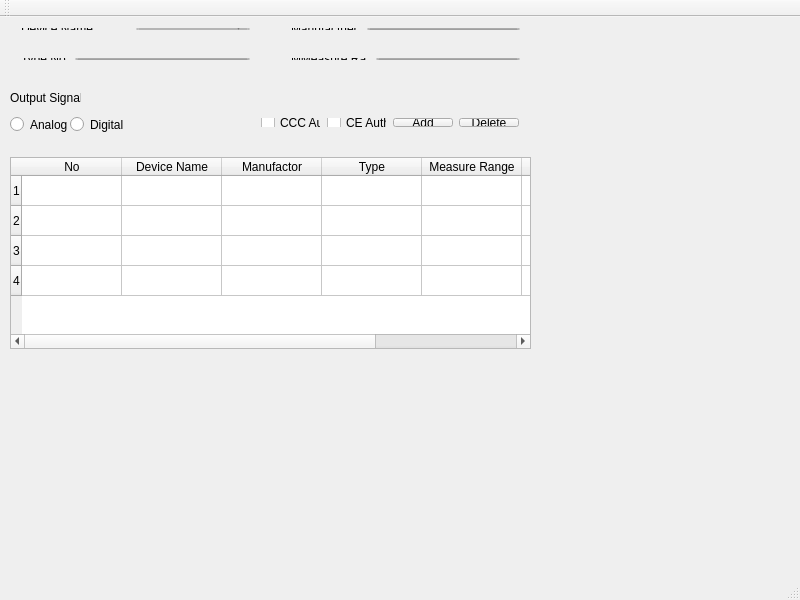
<?xml version="1.0" encoding="UTF-8"?>
<ui version="4.0">
 <class>MainWindow</class>
 <widget class="QMainWindow" name="MainWindow">
  <property name="geometry">
   <rect>
    <x>0</x>
    <y>0</y>
    <width>800</width>
    <height>600</height>
   </rect>
  </property>
  <property name="windowTitle">
   <string>MainWindow</string>
  </property>
  <widget class="QWidget" name="centralWidget">
   <widget class="QWidget" name="horizontalLayoutWidget">
    <property name="geometry">
     <rect>
      <x>10</x>
      <y>0</y>
      <width>251</width>
      <height>24</height>
     </rect>
    </property>
    <layout class="QHBoxLayout" name="horizontalLayout_device">
     <property name="spacing">
      <number>1</number>
     </property>
     <property name="sizeConstraint">
      <enum>QLayout::SetNoConstraint</enum>
     </property>
     <item>
      <widget class="QLabel" name="Devicelabel">
       <property name="text">
        <string>Device Name:</string>
       </property>
      </widget>
     </item>
     <item>
      <widget class="QComboBox" name="DevicecomboBox">
       <property name="iconSize">
        <size>
         <width>50</width>
         <height>16</height>
        </size>
       </property>
      </widget>
     </item>
    </layout>
   </widget>
   <widget class="QWidget" name="horizontalLayoutWidget_2">
    <property name="geometry">
     <rect>
      <x>10</x>
      <y>30</y>
      <width>251</width>
      <height>24</height>
     </rect>
    </property>
    <layout class="QHBoxLayout" name="horizontalLayout_type">
     <item>
      <widget class="QLabel" name="typelabel">
       <property name="text">
        <string>Type No:</string>
       </property>
      </widget>
     </item>
     <item>
      <widget class="QLineEdit" name="typelineEdit"/>
     </item>
    </layout>
   </widget>
   <widget class="QWidget" name="horizontalLayoutWidget_3">
    <property name="geometry">
     <rect>
      <x>280</x>
      <y>0</y>
      <width>251</width>
      <height>24</height>
     </rect>
    </property>
    <layout class="QHBoxLayout" name="horizontalLayout_manu">
     <item>
      <widget class="QLabel" name="Manulabel">
       <property name="text">
        <string>Manufactuer:</string>
       </property>
      </widget>
     </item>
     <item>
      <widget class="QLineEdit" name="ManulineEdit"/>
     </item>
    </layout>
   </widget>
   <widget class="QWidget" name="horizontalLayoutWidget_4">
    <property name="geometry">
     <rect>
      <x>280</x>
      <y>30</y>
      <width>251</width>
      <height>24</height>
     </rect>
    </property>
    <layout class="QHBoxLayout" name="horizontalLayout_measure">
     <item>
      <widget class="QLabel" name="Measurelabel">
       <property name="text">
        <string>MMeasure Ra:</string>
       </property>
      </widget>
     </item>
     <item>
      <widget class="QLineEdit" name="MeasurelineEdit"/>
     </item>
    </layout>
   </widget>
   <widget class="QLabel" name="Outputlabel">
    <property name="geometry">
     <rect>
      <x>10</x>
      <y>70</y>
      <width>71</width>
      <height>21</height>
     </rect>
    </property>
    <property name="text">
     <string>Output Signal</string>
    </property>
   </widget>
   <widget class="QRadioButton" name="AnalogradioButton">
    <property name="geometry">
     <rect>
      <x>10</x>
      <y>100</y>
      <width>69</width>
      <height>15</height>
     </rect>
    </property>
    <property name="text">
     <string>Analog</string>
    </property>
   </widget>
   <widget class="QRadioButton" name="DigitalradioButton">
    <property name="geometry">
     <rect>
      <x>70</x>
      <y>100</y>
      <width>69</width>
      <height>15</height>
     </rect>
    </property>
    <property name="text">
     <string>Digital</string>
    </property>
   </widget>
   <widget class="QWidget" name="horizontalLayoutWidget_5">
    <property name="geometry">
     <rect>
      <x>250</x>
      <y>90</y>
      <width>280</width>
      <height>31</height>
     </rect>
    </property>
    <layout class="QHBoxLayout" name="horizontalLayout">
     <item>
      <widget class="QCheckBox" name="CCCcheckBox">
       <property name="text">
        <string>CCC Auth</string>
       </property>
      </widget>
     </item>
     <item>
      <widget class="QCheckBox" name="CEcheckBox">
       <property name="text">
        <string>CE Auth</string>
       </property>
      </widget>
     </item>
     <item>
      <widget class="QPushButton" name="addpushButton">
       <property name="text">
        <string>Add</string>
       </property>
      </widget>
     </item>
     <item>
      <widget class="QPushButton" name="deletepushButton_2">
       <property name="text">
        <string>Delete</string>
       </property>
      </widget>
     </item>
    </layout>
   </widget>
   <widget class="QTableWidget" name="tableWidget">
    <property name="geometry">
     <rect>
      <x>10</x>
      <y>140</y>
      <width>521</width>
      <height>192</height>
     </rect>
    </property>
    <row>
     <property name="text">
      <string>1</string>
     </property>
    </row>
    <row>
     <property name="text">
      <string>2</string>
     </property>
    </row>
    <row>
     <property name="text">
      <string>3</string>
     </property>
    </row>
    <row>
     <property name="text">
      <string>4</string>
     </property>
    </row>
    <column>
     <property name="text">
      <string>No</string>
     </property>
    </column>
    <column>
     <property name="text">
      <string>Device Name</string>
     </property>
    </column>
    <column>
     <property name="text">
      <string>Manufactor</string>
     </property>
    </column>
    <column>
     <property name="text">
      <string>Type</string>
     </property>
    </column>
    <column>
     <property name="text">
      <string>Measure Range</string>
     </property>
    </column>
    <column>
     <property name="text">
      <string>Output Signal</string>
     </property>
    </column>
    <column>
     <property name="text">
      <string>Authentication</string>
     </property>
    </column>
   </widget>
  </widget>
  <widget class="QMenuBar" name="menuBar">
   <property name="geometry">
    <rect>
     <x>0</x>
     <y>0</y>
     <width>800</width>
     <height>17</height>
    </rect>
   </property>
  </widget>
  <widget class="QToolBar" name="mainToolBar">
   <attribute name="toolBarArea">
    <enum>TopToolBarArea</enum>
   </attribute>
   <attribute name="toolBarBreak">
    <bool>false</bool>
   </attribute>
  </widget>
  <widget class="QStatusBar" name="statusBar"/>
 </widget>
 <layoutdefault spacing="6" margin="11"/>
 <resources/>
 <connections/>
</ui>
